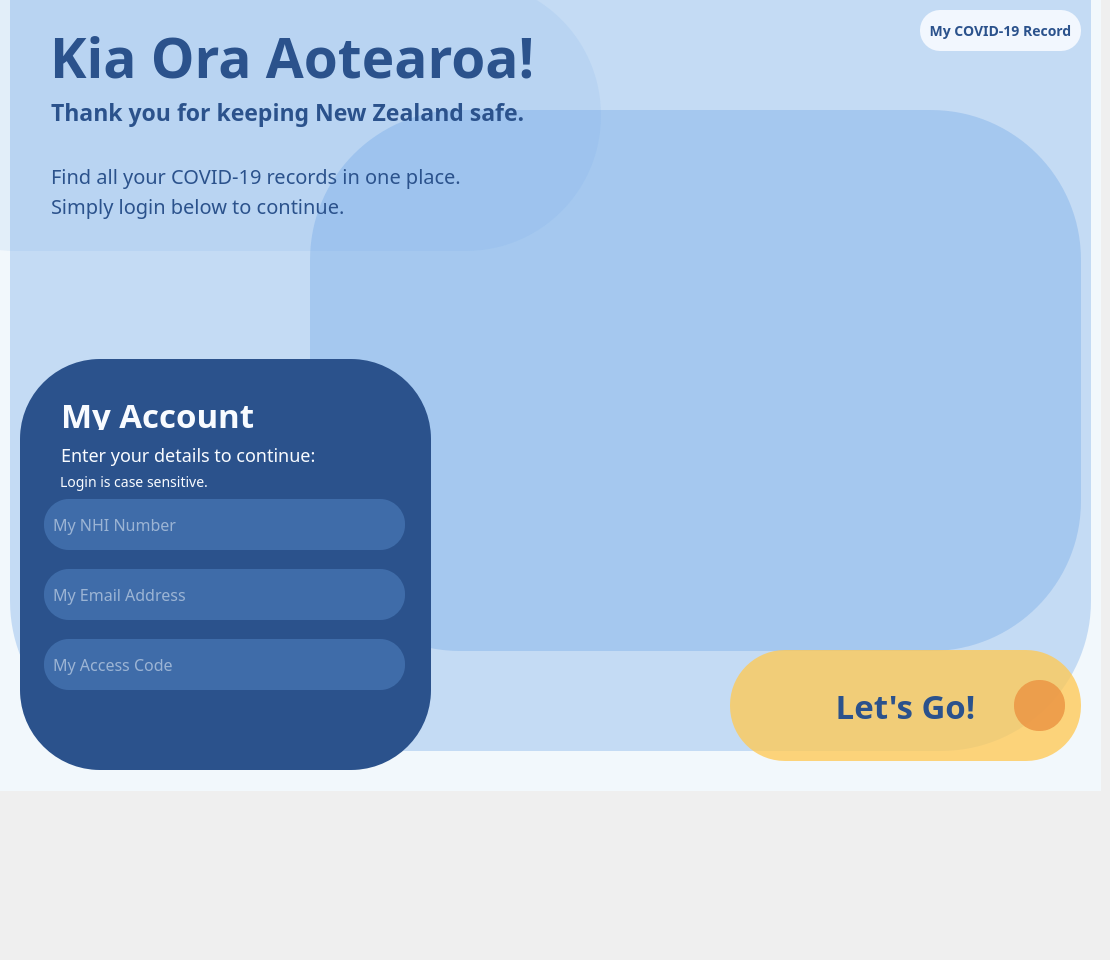
    <widget class="QWidget" name="loginPage">
     <widget class="QLabel" name="loginWhiteBackgroundLP">
      <property name="geometry">
       <rect>
        <x>0</x>
        <y>0</y>
        <width>1101</width>
        <height>791</height>
       </rect>
      </property>
      <property name="styleSheet">
       <string notr="true">background: #F2F8FC;</string>
      </property>
      <property name="text">
       <string/>
      </property>
     </widget>
     <widget class="QFrame" name="loginBlueBackgroundLP">
      <property name="geometry">
       <rect>
        <x>10</x>
        <y>-200</y>
        <width>1081</width>
        <height>951</height>
       </rect>
      </property>
      <property name="font">
       <font>
        <family>Quicksand</family>
       </font>
      </property>
      <property name="styleSheet">
       <string notr="true">background: rgba(104, 160, 229, 0.33);
border-radius: 150px;</string>
      </property>
      <property name="frameShape">
       <enum>QFrame::StyledPanel</enum>
      </property>
      <property name="frameShadow">
       <enum>QFrame::Raised</enum>
      </property>
      <widget class="QPushButton" name="pbMCRLinkLP">
       <property name="geometry">
        <rect>
         <x>910</x>
         <y>210</y>
         <width>161</width>
         <height>41</height>
        </rect>
       </property>
       <property name="font">
        <font>
         <family>Quicksand</family>
         <pointsize>-1</pointsize>
         <weight>62</weight>
         <bold>true</bold>
        </font>
       </property>
       <property name="styleSheet">
        <string notr="true">QPushButton{
color: #2B528C;
font-weight: 500;
border-radius: 20px;
background:  rgba(248, 251, 255, 0.88);
border-color: rgba(104, 160, 229, 0.33);
font-size: 14px; 
}
QPushButton:hover
{
background:  rgba(248, 251, 255, 0.55);
border-color: rgba(104, 160, 229, 0.88);
font-size: 14px;
color: #2B528C;
}</string>
       </property>
       <property name="text">
        <string>My COVID-19 Record</string>
       </property>
      </widget>
      <widget class="QLabel" name="imgHomeLP">
       <property name="geometry">
        <rect>
         <x>300</x>
         <y>310</y>
         <width>771</width>
         <height>541</height>
        </rect>
       </property>
       <property name="text">
        <string/>
       </property>
       <property name="scaledContents">
        <bool>true</bool>
       </property>
      </widget>
     </widget>
     <widget class="QFrame" name="loginTitleFrameLP">
      <property name="geometry">
       <rect>
        <x>-120</x>
        <y>-20</y>
        <width>721</width>
        <height>271</height>
       </rect>
      </property>
      <property name="styleSheet">
       <string notr="true">background: rgba(104, 160, 229, 0.12);
border-radius: 135px;</string>
      </property>
      <property name="frameShape">
       <enum>QFrame::StyledPanel</enum>
      </property>
      <property name="frameShadow">
       <enum>QFrame::Raised</enum>
      </property>
      <widget class="QLabel" name="loginCOVIDSubLP">
       <property name="geometry">
        <rect>
         <x>171</x>
         <y>160</y>
         <width>421</width>
         <height>71</height>
        </rect>
       </property>
       <property name="font">
        <font>
         <family>Quicksand</family>
         <pointsize>-1</pointsize>
         <weight>25</weight>
         <bold>false</bold>
        </font>
       </property>
       <property name="styleSheet">
        <string notr="true">font-weight: 200;
font-size: 20px;
color: #2B528C;
background: rgba(104, 160, 229, 0.00);
</string>
       </property>
       <property name="text">
        <string>Find all your COVID-19 records in one place.</string>
       </property>
      </widget>
      <widget class="QLabel" name="loginSubHeadingLP">
       <property name="geometry">
        <rect>
         <x>171</x>
         <y>106</y>
         <width>481</width>
         <height>51</height>
        </rect>
       </property>
       <property name="font">
        <font>
         <family>Arial Rounded MT Bold</family>
         <pointsize>-1</pointsize>
         <weight>62</weight>
         <bold>true</bold>
        </font>
       </property>
       <property name="styleSheet">
        <string notr="true">font-weight: 500;
font-size: 23px;
color: #2B528C;
background: rgba(104, 160, 229, 0.00);
</string>
       </property>
       <property name="text">
        <string>Thank you for keeping New Zealand safe.</string>
       </property>
      </widget>
      <widget class="QLabel" name="kiaOraTitleLP">
       <property name="geometry">
        <rect>
         <x>170</x>
         <y>46</y>
         <width>511</width>
         <height>61</height>
        </rect>
       </property>
       <property name="font">
        <font>
         <family>Arial Rounded MT Bold</family>
         <pointsize>-1</pointsize>
         <weight>62</weight>
         <bold>true</bold>
        </font>
       </property>
       <property name="styleSheet">
        <string notr="true">font-weight: 500;
font-size: 55px;
color: #2B528C;
background: rgba(104, 160, 229, 0.00);
</string>
       </property>
       <property name="text">
        <string>Kia Ora Aotearoa!</string>
       </property>
      </widget>
      <widget class="QLabel" name="simplyLoginSubLP">
       <property name="geometry">
        <rect>
         <x>171</x>
         <y>200</y>
         <width>421</width>
         <height>51</height>
        </rect>
       </property>
       <property name="font">
        <font>
         <family>Quicksand</family>
         <pointsize>-1</pointsize>
         <weight>25</weight>
         <bold>false</bold>
        </font>
       </property>
       <property name="styleSheet">
        <string notr="true">font-weight: 200;
font-size: 20px;
color: #2B528C;
background: rgba(104, 160, 229, 0.00);
</string>
       </property>
       <property name="text">
        <string>Simply login below to continue.</string>
       </property>
      </widget>
     </widget>
     <widget class="QFrame" name="accountLoginFrameLP">
      <property name="geometry">
       <rect>
        <x>20</x>
        <y>359</y>
        <width>411</width>
        <height>411</height>
       </rect>
      </property>
      <property name="styleSheet">
       <string notr="true"> background: #2B528C;
border-radius: 80px;</string>
      </property>
      <property name="frameShape">
       <enum>QFrame::StyledPanel</enum>
      </property>
      <property name="frameShadow">
       <enum>QFrame::Raised</enum>
      </property>
      <widget class="QLineEdit" name="editNHILP">
       <property name="geometry">
        <rect>
         <x>24</x>
         <y>140</y>
         <width>361</width>
         <height>51</height>
        </rect>
       </property>
       <property name="font">
        <font>
         <family>Quicksand</family>
         <pointsize>-1</pointsize>
        </font>
       </property>
       <property name="styleSheet">
        <string notr="true">QLineEdit 
{background: rgba(104, 160, 229, 0.33);
border-radius: 25;
border-color: rgba(104, 160, 229, 0.33);
color: #F8FBFF;
font-size: 16px; 
padding-left: 3px;}

QLineEdit:hover
{
border: 3px solid rgba(104, 160, 229, 0.00);
}

QLineEdit:focus
{
background: rgba(104, 160, 229, 0.33);
border: 3px solid rgba(104, 160, 229, 0.88);
color: #F8FBFF;
padding-left: 3px;
}</string>
       </property>
       <property name="placeholderText">
        <string> My NHI Number</string>
       </property>
      </widget>
      <widget class="QLineEdit" name="editEmailLP">
       <property name="geometry">
        <rect>
         <x>24</x>
         <y>210</y>
         <width>361</width>
         <height>51</height>
        </rect>
       </property>
       <property name="font">
        <font>
         <family>Quicksand</family>
         <pointsize>-1</pointsize>
        </font>
       </property>
       <property name="styleSheet">
        <string notr="true">QLineEdit 
{background: rgba(104, 160, 229, 0.33);
border-radius: 25;
border-color: rgba(104, 160, 229, 0.33);
color: #F8FBFF;
font-size: 16px; 
padding-left: 3px;}

QLineEdit:hover
{
border: 3px solid rgba(104, 160, 229, 0.00);
}

QLineEdit:focus
{
background: rgba(104, 160, 229, 0.33);
border: 3px solid rgba(104, 160, 229, 0.88);
color: #F8FBFF;
padding-left: 3px;
}</string>
       </property>
       <property name="placeholderText">
        <string> My Email Address</string>
       </property>
      </widget>
      <widget class="QLineEdit" name="editAccessNumberLP">
       <property name="geometry">
        <rect>
         <x>24</x>
         <y>280</y>
         <width>361</width>
         <height>51</height>
        </rect>
       </property>
       <property name="font">
        <font>
         <family>Quicksand</family>
         <pointsize>-1</pointsize>
        </font>
       </property>
       <property name="styleSheet">
        <string notr="true">QLineEdit 
{background: rgba(104, 160, 229, 0.33);
border-radius: 25;
border-color: rgba(104, 160, 229, 0.33);
color: #F8FBFF;
font-size: 16px; 
padding-left: 3px;}

QLineEdit:hover
{
border: 3px solid rgba(104, 160, 229, 0.00);
}

QLineEdit:focus
{
background: rgba(104, 160, 229, 0.33);
border: 3px solid rgba(104, 160, 229, 0.88);
color: #F8FBFF;
padding-left: 3px;
}</string>
       </property>
       <property name="placeholderText">
        <string> My Access Code </string>
       </property>
      </widget>
      <widget class="QLabel" name="enterDetailsTextLP">
       <property name="geometry">
        <rect>
         <x>41</x>
         <y>80</y>
         <width>331</width>
         <height>31</height>
        </rect>
       </property>
       <property name="font">
        <font>
         <family>Avenir Next</family>
         <pointsize>-1</pointsize>
         <weight>12</weight>
         <bold>false</bold>
        </font>
       </property>
       <property name="styleSheet">
        <string notr="true">color: #F8FBFF;
font-weight: 100;
font-size: 18px;</string>
       </property>
       <property name="text">
        <string>Enter your details to continue:</string>
       </property>
      </widget>
      <widget class="QLabel" name="myAccountTitleLP">
       <property name="geometry">
        <rect>
         <x>41</x>
         <y>40</y>
         <width>331</width>
         <height>31</height>
        </rect>
       </property>
       <property name="font">
        <font>
         <family>Arial Rounded MT Bold</family>
         <pointsize>-1</pointsize>
         <weight>62</weight>
         <bold>true</bold>
        </font>
       </property>
       <property name="styleSheet">
        <string notr="true">color: #F8FBFF;
font-weight: 500;
font-size: 33px;</string>
       </property>
       <property name="text">
        <string>My Account</string>
       </property>
      </widget>
      <widget class="QLabel" name="labelErrorLP">
       <property name="geometry">
        <rect>
         <x>30</x>
         <y>350</y>
         <width>331</width>
         <height>31</height>
        </rect>
       </property>
       <property name="font">
        <font>
         <family>Arial Rounded MT Bold</family>
         <pointsize>-1</pointsize>
         <weight>12</weight>
         <bold>false</bold>
        </font>
       </property>
       <property name="styleSheet">
        <string notr="true">color:rgba(255, 200, 83, 0.99);
font-weight: 100;
font-size: 18px;</string>
       </property>
       <property name="text">
        <string/>
       </property>
      </widget>
      <widget class="QLabel" name="caseSensitiveLP">
       <property name="geometry">
        <rect>
         <x>40</x>
         <y>107</y>
         <width>331</width>
         <height>31</height>
        </rect>
       </property>
       <property name="font">
        <font>
         <family>Avenir Next</family>
         <pointsize>-1</pointsize>
         <weight>12</weight>
         <bold>false</bold>
         <kerning>false</kerning>
        </font>
       </property>
       <property name="styleSheet">
        <string notr="true">color: #F8FBFF;
font-weight: 100;
font-size: 14px;</string>
       </property>
       <property name="text">
        <string>Login is case sensitive.</string>
       </property>
      </widget>
      <zorder>caseSensitiveLP</zorder>
      <zorder>editNHILP</zorder>
      <zorder>editEmailLP</zorder>
      <zorder>editAccessNumberLP</zorder>
      <zorder>enterDetailsTextLP</zorder>
      <zorder>myAccountTitleLP</zorder>
      <zorder>labelErrorLP</zorder>
     </widget>
     <widget class="QPushButton" name="pbLoginLP">
      <property name="geometry">
       <rect>
        <x>730</x>
        <y>650</y>
        <width>351</width>
        <height>111</height>
       </rect>
      </property>
      <property name="font">
       <font>
        <family>Arial Rounded MT Bold</family>
        <pointsize>-1</pointsize>
        <weight>62</weight>
        <bold>true</bold>
       </font>
      </property>
      <property name="layoutDirection">
       <enum>Qt::LeftToRight</enum>
      </property>
      <property name="styleSheet">
       <string notr="true">QPushButton{
background: rgba(255, 200, 83, 0.77);
border-radius: 55px;
font-size: 33px;
color: #2B528C;
font-weight: 500;
}
QPushButton:hover
{
background:rgba(255, 200, 83, 0.99);
font-size: 33px;
color: #2B528C;
}</string>
      </property>
      <property name="text">
       <string>Let's Go!</string>
      </property>
      <property name="autoDefault">
       <bool>false</bool>
      </property>
      <property name="default">
       <bool>true</bool>
      </property>
      <property name="flat">
       <bool>false</bool>
      </property>
     </widget>
     <widget class="QPushButton" name="pbCircleLoginLP">
      <property name="geometry">
       <rect>
        <x>1014</x>
        <y>680</y>
        <width>51</width>
        <height>51</height>
       </rect>
      </property>
      <property name="font">
       <font>
        <family>Arial Rounded MT Bold</family>
        <weight>75</weight>
        <bold>true</bold>
       </font>
      </property>
      <property name="styleSheet">
       <string notr="true">QPushButton{
background: rgba(236, 151, 69, 0.88);
border-radius: 25px;
color: rgba(236, 151, 69, 0.00);
}

QPushButton: hover{
background: rgba(255, 200, 83, 0.55);
color: rgba(236, 151, 69, 0.00);
}</string>
      </property>
      <property name="text">
       <string>Let's Go!</string>
      </property>
      <property name="flat">
       <bool>false</bool>
      </property>
     </widget>
     <widget class="QLabel" name="iconArrowLP">
      <property name="geometry">
       <rect>
        <x>990</x>
        <y>690</y>
        <width>61</width>
        <height>31</height>
       </rect>
      </property>
      <property name="styleSheet">
       <string notr="true">background: rgba(255, 200, 83, 0.00);</string>
      </property>
      <property name="text">
       <string/>
      </property>
      <property name="pixmap">
       <pixmap resource="Resources.qrc">:/res/images/iconArrow1.png</pixmap>
      </property>
      <property name="scaledContents">
       <bool>true</bool>
      </property>
     </widget>
     <zorder>loginWhiteBackgroundLP</zorder>
     <zorder>loginBlueBackgroundLP</zorder>
     <zorder>loginTitleFrameLP</zorder>
     <zorder>pbLoginLP</zorder>
     <zorder>accountLoginFrameLP</zorder>
     <zorder>pbCircleLoginLP</zorder>
     <zorder>iconArrowLP</zorder>
    </widget>
